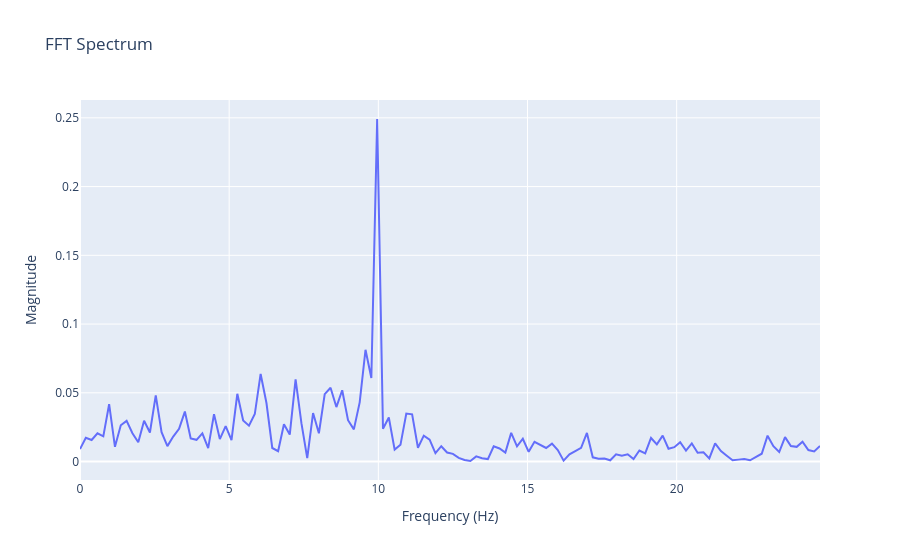

The notebook cell this image was saved under:
### Markdown cell above
### Plot FFT of filtered signal

### Code cell
xf, magnitude = computeFFT(filtered_signal, sample_rate)
plotFFT(xf, magnitude)
